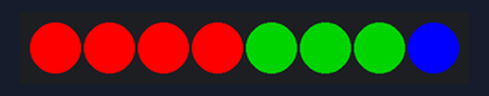
Bench run of a sketch on a simulated Arduino Nano, built with avr-gcc and run on an emulated ATmega328P. Parts: 8 RGB LEDs in strip order, left to right.

Above: at 0.1 s.
At 0.6 s:
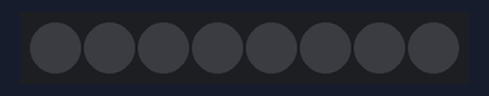
Timing chart, 0 to 130.0 s (numbered marks = the images above):
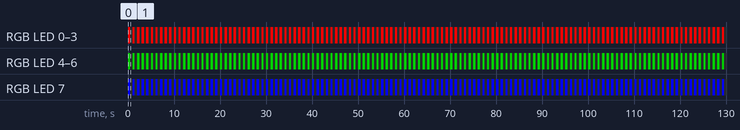

Measured:
- by itself, RGB LED 0–3: alternates RGB(255, 0, 0) for 0.50 s and off for 0.50 s
- by itself, RGB LED 4–6: alternates RGB(0, 128, 0) for 0.50 s and off for 0.50 s
- by itself, RGB LED 7: alternates RGB(0, 0, 255) for 0.50 s and off for 0.50 s

The sketch:

FastLEDBlink.ino
```cpp
/// @file    Blink.ino
/// @brief   Blink the first LED of an LED strip
/// @example Blink.ino

/*
 * Modified by Mark Olson for his Arduino class https://github.com/Mark-MDO47/ArduinoClass
 *
 * We are using an Arduino Nano with a USB mini-B connector
 *            V3.0 ATmega328P 5V 16M CH340 Compatible to Arduino Nano V3
 *            32Kbyte Flash (program storage), 2Kbyte SRAM, 1Kbyte EEPROM
 *            http://www.mouser.com/pdfdocs/Gravitech_Arduino_Nano3_0.pdf
 *            http://www.pighixxx.com/test/pinouts/boards/nano.pdf
 *
 * FastLEDBlink.ino is code for https://github.com/Mark-MDO47/ArduinoClass/tree/master/02_PersistenceOfVision/Part_A
 *
 * Check that we get the expected colors on our LED strip of 8
 */

 // connections:
//
// Nano pin 5V      LEDstick VCC
// Nano pin GND     LEDstick GND
// Nano pin D-7     LEDstick DIN
//

#include <FastLED.h>

// How many leds in your strip?
#define NUM_LEDS 8 // Mark-MDO47 we have 8 LEDs

// For led chips like WS2812, which have a data line, ground, and power, you just
// need to define DATA_PIN.  For led chipsets that are SPI based (four wires - data, clock,
// ground, and power), like the LPD8806 define both DATA_PIN and CLOCK_PIN
// Clock pin only needed for SPI based chipsets when not using hardware SPI
#define DATA_PIN 7 // Mark-MDO47 we use pin 7
#define CLOCK_PIN 13

// Define the array of leds
CRGB leds[NUM_LEDS];

void setup() {
    // Uncomment/edit one of the following lines for your leds arrangement.
    // ## Clockless types ##
    FastLED.addLeds<NEOPIXEL, DATA_PIN>(leds, NUM_LEDS);  // GRB ordering is assumed
    // FastLED.addLeds<SM16703, DATA_PIN, RGB>(leds, NUM_LEDS);
    // FastLED.addLeds<TM1829, DATA_PIN, RGB>(leds, NUM_LEDS);
    // FastLED.addLeds<TM1812, DATA_PIN, RGB>(leds, NUM_LEDS);
    // FastLED.addLeds<TM1809, DATA_PIN, RGB>(leds, NUM_LEDS);
    // FastLED.addLeds<TM1804, DATA_PIN, RGB>(leds, NUM_LEDS);
    // FastLED.addLeds<TM1803, DATA_PIN, RGB>(leds, NUM_LEDS);
    // FastLED.addLeds<UCS1903, DATA_PIN, RGB>(leds, NUM_LEDS);
    // FastLED.addLeds<UCS1903B, DATA_PIN, RGB>(leds, NUM_LEDS);
    // FastLED.addLeds<UCS1904, DATA_PIN, RGB>(leds, NUM_LEDS);
    // FastLED.addLeds<UCS2903, DATA_PIN, RGB>(leds, NUM_LEDS);
    // FastLED.addLeds<WS2812, DATA_PIN, RGB>(leds, NUM_LEDS);  // GRB ordering is typical
    // FastLED.addLeds<WS2852, DATA_PIN, RGB>(leds, NUM_LEDS);  // GRB ordering is typical
    // FastLED.addLeds<WS2812B, DATA_PIN, RGB>(leds, NUM_LEDS);  // GRB ordering is typical
    // FastLED.addLeds<GS1903, DATA_PIN, RGB>(leds, NUM_LEDS);
    // FastLED.addLeds<SK6812, DATA_PIN, RGB>(leds, NUM_LEDS);  // GRB ordering is typical
    // FastLED.addLeds<SK6822, DATA_PIN, RGB>(leds, NUM_LEDS);
    // FastLED.addLeds<APA106, DATA_PIN, RGB>(leds, NUM_LEDS);
    // FastLED.addLeds<PL9823, DATA_PIN, RGB>(leds, NUM_LEDS);
    // FastLED.addLeds<SK6822, DATA_PIN, RGB>(leds, NUM_LEDS);
    // FastLED.addLeds<WS2811, DATA_PIN, RGB>(leds, NUM_LEDS);
    // FastLED.addLeds<WS2813, DATA_PIN, RGB>(leds, NUM_LEDS);
    // FastLED.addLeds<APA104, DATA_PIN, RGB>(leds, NUM_LEDS);
    // FastLED.addLeds<WS2811_400, DATA_PIN, RGB>(leds, NUM_LEDS);
    // FastLED.addLeds<GE8822, DATA_PIN, RGB>(leds, NUM_LEDS);
    // FastLED.addLeds<GW6205, DATA_PIN, RGB>(leds, NUM_LEDS);
    // FastLED.addLeds<GW6205_400, DATA_PIN, RGB>(leds, NUM_LEDS);
    // FastLED.addLeds<LPD1886, DATA_PIN, RGB>(leds, NUM_LEDS);
    // FastLED.addLeds<LPD1886_8BIT, DATA_PIN, RGB>(leds, NUM_LEDS);
    // ## Clocked (SPI) types ##
    // FastLED.addLeds<LPD6803, DATA_PIN, CLOCK_PIN, RGB>(leds, NUM_LEDS);  // GRB ordering is typical
    // FastLED.addLeds<LPD8806, DATA_PIN, CLOCK_PIN, RGB>(leds, NUM_LEDS);  // GRB ordering is typical
    // FastLED.addLeds<WS2801, DATA_PIN, CLOCK_PIN, RGB>(leds, NUM_LEDS);
    // FastLED.addLeds<WS2803, DATA_PIN, CLOCK_PIN, RGB>(leds, NUM_LEDS);
    // FastLED.addLeds<SM16716, DATA_PIN, CLOCK_PIN, RGB>(leds, NUM_LEDS);
    // FastLED.addLeds<P9813, DATA_PIN, CLOCK_PIN, RGB>(leds, NUM_LEDS);  // BGR ordering is typical
    // FastLED.addLeds<DOTSTAR, DATA_PIN, CLOCK_PIN, RGB>(leds, NUM_LEDS);  // BGR ordering is typical
    // FastLED.addLeds<APA102, DATA_PIN, CLOCK_PIN, RGB>(leds, NUM_LEDS);  // BGR ordering is typical
    // FastLED.addLeds<SK9822, DATA_PIN, CLOCK_PIN, RGB>(leds, NUM_LEDS);  // BGR ordering is typical
}

void loop() {
  int i;

  // Turn the LEDs on, then pause
  // Mark-MDO47 first four LEDs red, next 3 green, last one blue
  for (i = 0; i < 4; i++) {
    leds[i] = CRGB::Red;
  }
  for (i = 4; i < 7; i++) {
    leds[i] = CRGB::Green;
  }
  leds[7] = CRGB::Blue;
  FastLED.show();
  delay(500);

  // Now turn the LED off, then pause
  for (i = 0; i < NUM_LEDS; i++) {
    leds[i] = CRGB::Black;
  }
  FastLED.show();
  delay(500);
}
```
